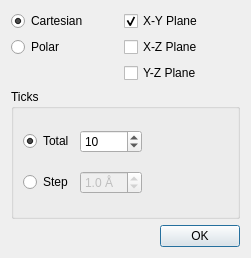
<?xml version="1.0" encoding="UTF-8"?>
<ui version="4.0">
 <class>AxesMeshConfigurator</class>
 <widget class="QDialog" name="AxesMeshConfigurator">
  <property name="geometry">
   <rect>
    <x>0</x>
    <y>0</y>
    <width>251</width>
    <height>258</height>
   </rect>
  </property>
  <property name="windowTitle">
   <string>Configure Mesh</string>
  </property>
  <layout class="QVBoxLayout" name="verticalLayout">
   <item>
    <layout class="QGridLayout" name="gridLayout_3">
     <item row="0" column="3">
      <spacer name="horizontalSpacer">
       <property name="orientation">
        <enum>Qt::Horizontal</enum>
       </property>
       <property name="sizeHint" stdset="0">
        <size>
         <width>40</width>
         <height>20</height>
        </size>
       </property>
      </spacer>
     </item>
     <item row="0" column="0">
      <widget class="QRadioButton" name="cartesianButton">
       <property name="text">
        <string>Cartesian</string>
       </property>
       <property name="checked">
        <bool>true</bool>
       </property>
      </widget>
     </item>
     <item row="1" column="0">
      <widget class="QRadioButton" name="polarButton">
       <property name="text">
        <string>Polar</string>
       </property>
      </widget>
     </item>
     <item row="0" column="1">
      <spacer name="horizontalSpacer_6">
       <property name="orientation">
        <enum>Qt::Horizontal</enum>
       </property>
       <property name="sizeType">
        <enum>QSizePolicy::Fixed</enum>
       </property>
       <property name="sizeHint" stdset="0">
        <size>
         <width>30</width>
         <height>20</height>
        </size>
       </property>
      </spacer>
     </item>
     <item row="2" column="2">
      <widget class="QCheckBox" name="yzCheckBox">
       <property name="text">
        <string>Y-Z Plane</string>
       </property>
      </widget>
     </item>
     <item row="0" column="2">
      <widget class="QCheckBox" name="xyCheckBox">
       <property name="text">
        <string>X-Y Plane</string>
       </property>
       <property name="checked">
        <bool>true</bool>
       </property>
      </widget>
     </item>
     <item row="1" column="2">
      <widget class="QCheckBox" name="xzCheckBox">
       <property name="text">
        <string>X-Z Plane</string>
       </property>
      </widget>
     </item>
    </layout>
   </item>
   <item>
    <widget class="QGroupBox" name="groupBox">
     <property name="title">
      <string>Ticks</string>
     </property>
     <layout class="QGridLayout" name="gridLayout">
      <item row="0" column="0">
       <widget class="QRadioButton" name="totalButton">
        <property name="text">
         <string>Total</string>
        </property>
        <property name="checked">
         <bool>true</bool>
        </property>
       </widget>
      </item>
      <item row="0" column="1">
       <widget class="QSpinBox" name="ticksSpinBox">
        <property name="maximum">
         <number>20</number>
        </property>
        <property name="value">
         <number>10</number>
        </property>
       </widget>
      </item>
      <item row="0" column="2">
       <spacer name="horizontalSpacer_12">
        <property name="orientation">
         <enum>Qt::Horizontal</enum>
        </property>
        <property name="sizeHint" stdset="0">
         <size>
          <width>40</width>
          <height>20</height>
         </size>
        </property>
       </spacer>
      </item>
      <item row="1" column="0">
       <widget class="QRadioButton" name="stepButton">
        <property name="text">
         <string>Step</string>
        </property>
       </widget>
      </item>
      <item row="1" column="1">
       <widget class="QDoubleSpinBox" name="stepSpinBox">
        <property name="enabled">
         <bool>false</bool>
        </property>
        <property name="suffix">
         <string> Å</string>
        </property>
        <property name="decimals">
         <number>1</number>
        </property>
        <property name="minimum">
         <double>0.500000000000000</double>
        </property>
        <property name="maximum">
         <double>10.000000000000000</double>
        </property>
        <property name="singleStep">
         <double>0.500000000000000</double>
        </property>
        <property name="value">
         <double>1.000000000000000</double>
        </property>
       </widget>
      </item>
     </layout>
    </widget>
   </item>
   <item>
    <layout class="QHBoxLayout" name="horizontalLayout_2">
     <item>
      <spacer name="horizontalSpacer_2">
       <property name="orientation">
        <enum>Qt::Horizontal</enum>
       </property>
       <property name="sizeHint" stdset="0">
        <size>
         <width>40</width>
         <height>20</height>
        </size>
       </property>
      </spacer>
     </item>
     <item>
      <widget class="QPushButton" name="okButton">
       <property name="text">
        <string>OK</string>
       </property>
      </widget>
     </item>
    </layout>
   </item>
  </layout>
 </widget>
 <resources/>
 <connections>
  <connection>
   <sender>okButton</sender>
   <signal>clicked()</signal>
   <receiver>AxesMeshConfigurator</receiver>
   <slot>accept()</slot>
   <hints>
    <hint type="sourcelabel">
     <x>440</x>
     <y>281</y>
    </hint>
    <hint type="destinationlabel">
     <x>246</x>
     <y>163</y>
    </hint>
   </hints>
  </connection>
  <connection>
   <sender>totalButton</sender>
   <signal>clicked(bool)</signal>
   <receiver>stepSpinBox</receiver>
   <slot>setDisabled(bool)</slot>
   <hints>
    <hint type="sourcelabel">
     <x>53</x>
     <y>136</y>
    </hint>
    <hint type="destinationlabel">
     <x>129</x>
     <y>170</y>
    </hint>
   </hints>
  </connection>
  <connection>
   <sender>totalButton</sender>
   <signal>clicked(bool)</signal>
   <receiver>ticksSpinBox</receiver>
   <slot>setEnabled(bool)</slot>
   <hints>
    <hint type="sourcelabel">
     <x>53</x>
     <y>136</y>
    </hint>
    <hint type="destinationlabel">
     <x>129</x>
     <y>135</y>
    </hint>
   </hints>
  </connection>
  <connection>
   <sender>stepButton</sender>
   <signal>clicked(bool)</signal>
   <receiver>ticksSpinBox</receiver>
   <slot>setDisabled(bool)</slot>
   <hints>
    <hint type="sourcelabel">
     <x>53</x>
     <y>171</y>
    </hint>
    <hint type="destinationlabel">
     <x>129</x>
     <y>135</y>
    </hint>
   </hints>
  </connection>
  <connection>
   <sender>stepButton</sender>
   <signal>clicked(bool)</signal>
   <receiver>stepSpinBox</receiver>
   <slot>setEnabled(bool)</slot>
   <hints>
    <hint type="sourcelabel">
     <x>53</x>
     <y>171</y>
    </hint>
    <hint type="destinationlabel">
     <x>129</x>
     <y>170</y>
    </hint>
   </hints>
  </connection>
 </connections>
</ui>
